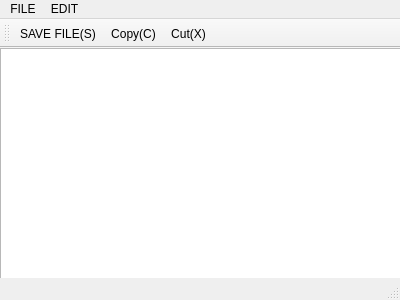
<?xml version="1.0" encoding="UTF-8"?>
<ui version="4.0">
 <class>MainWindow</class>
 <widget class="QMainWindow" name="MainWindow">
  <property name="geometry">
   <rect>
    <x>0</x>
    <y>0</y>
    <width>400</width>
    <height>300</height>
   </rect>
  </property>
  <property name="windowTitle">
   <string>MainWindow</string>
  </property>
  <widget class="QWidget" name="centralWidget">
   <widget class="QTextEdit" name="textEdit">
    <property name="geometry">
     <rect>
      <x>0</x>
      <y>0</y>
      <width>401</width>
      <height>271</height>
     </rect>
    </property>
    <property name="styleSheet">
     <string notr="true">border-image: url(:/new/prefix1/qtEditIcon/beautify_letter_background.jpg);</string>
    </property>
   </widget>
  </widget>
  <widget class="QMenuBar" name="menuBar">
   <property name="geometry">
    <rect>
     <x>0</x>
     <y>0</y>
     <width>400</width>
     <height>23</height>
    </rect>
   </property>
   <widget class="QMenu" name="menuFILE">
    <property name="title">
     <string>FILE</string>
    </property>
    <addaction name="actionNEW_FILE"/>
    <addaction name="actionOPEN_FILE_O"/>
    <addaction name="actionSAVE_FILE_S"/>
    <addaction name="separator"/>
    <addaction name="actionQUIT"/>
   </widget>
   <widget class="QMenu" name="menuEDIT">
    <property name="title">
     <string>EDIT</string>
    </property>
    <addaction name="actionUndo"/>
    <addaction name="actionRedo"/>
    <addaction name="actionSelect"/>
    <addaction name="actionCopy"/>
    <addaction name="actionPaste"/>
    <addaction name="actionSelectAll"/>
    <addaction name="actionSetFont_T"/>
    <addaction name="actionSetColor"/>
    <addaction name="actionSetDateTime_D"/>
   </widget>
   <addaction name="menuFILE"/>
   <addaction name="menuEDIT"/>
  </widget>
  <widget class="QToolBar" name="mainToolBar">
   <attribute name="toolBarArea">
    <enum>TopToolBarArea</enum>
   </attribute>
   <attribute name="toolBarBreak">
    <bool>false</bool>
   </attribute>
   <addaction name="actionSAVE_FILE_S"/>
   <addaction name="actionCopy"/>
   <addaction name="actionSelect"/>
  </widget>
  <widget class="QStatusBar" name="statusBar"/>
  <action name="actionNEW_FILE">
   <property name="text">
    <string>NEW FILE(&amp;N)</string>
   </property>
  </action>
  <action name="actionOPEN_FILE_O">
   <property name="text">
    <string>OPEN FILE(&amp;O)</string>
   </property>
  </action>
  <action name="actionSAVE_FILE_S">
   <property name="icon">
    <iconset resource="res.qrc">
     <normaloff>:/new/prefix1/qtEditIcon/save.png</normaloff>:/new/prefix1/qtEditIcon/save.png</iconset>
   </property>
   <property name="text">
    <string>SAVE FILE(&amp;S)</string>
   </property>
  </action>
  <action name="actionQUIT">
   <property name="text">
    <string>QUIT(&amp;Q)</string>
   </property>
  </action>
  <action name="actionUndo">
   <property name="text">
    <string>Undo(&amp;Z)</string>
   </property>
  </action>
  <action name="actionRedo">
   <property name="text">
    <string>Redo(&amp;Y)</string>
   </property>
  </action>
  <action name="actionSelect">
   <property name="icon">
    <iconset resource="res.qrc">
     <normaloff>:/new/prefix1/qtEditIcon/cut.png</normaloff>:/new/prefix1/qtEditIcon/cut.png</iconset>
   </property>
   <property name="text">
    <string>Cut(&amp;X)</string>
   </property>
  </action>
  <action name="actionCopy">
   <property name="icon">
    <iconset resource="res.qrc">
     <normaloff>:/new/prefix1/qtEditIcon/copy.png</normaloff>:/new/prefix1/qtEditIcon/copy.png</iconset>
   </property>
   <property name="text">
    <string>Copy(&amp;C)</string>
   </property>
  </action>
  <action name="actionPaste">
   <property name="text">
    <string>Paste(&amp;V)</string>
   </property>
  </action>
  <action name="actionSelectAll">
   <property name="text">
    <string>SelectAll(&amp;A)</string>
   </property>
  </action>
  <action name="actionSetFont_T">
   <property name="text">
    <string>SetFont(&amp;T)</string>
   </property>
  </action>
  <action name="actionSetColor">
   <property name="text">
    <string>SetColor(&amp;C)</string>
   </property>
  </action>
  <action name="actionSetDateTime_D">
   <property name="text">
    <string>SetDateTime(&amp;D)</string>
   </property>
  </action>
 </widget>
 <layoutdefault spacing="6" margin="11"/>
 <resources>
  <include location="res.qrc"/>
 </resources>
 <connections/>
</ui>
